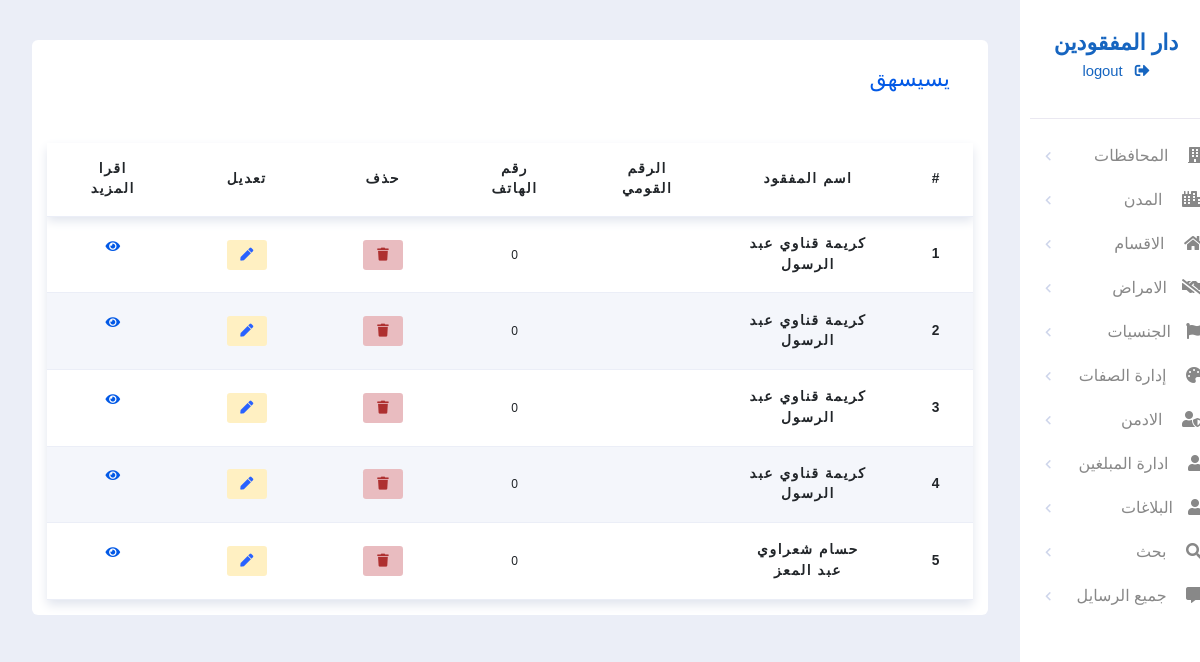
Page /admin/department_reprts.php?id=305 (signed in) on the committed database.
### tables this page shows
CREATE TABLE `missing_location` (
  `id` int(225) NOT NULL,
  `from_governorate` int(225) NOT NULL,
  `from_city` int(225) NOT NULL,
  `from_department` int(225) NOT NULL,
  `missing_code` int(225) NOT NULL,
  `to_governorate` int(225) NOT NULL,
  `to_city` int(225) NOT NULL,
  `to_department` int(225) NOT NULL,
  `created_at` timestamp NOT NULL DEFAULT current_timestamp() ON UPDATE current_timestamp()
);

CREATE TABLE `missing` (
  `id` int(225) NOT NULL,
  `SSN` int(225) DEFAULT NULL,
  `age` int(11) DEFAULT NULL,
  `phone` int(50) NOT NULL,
  `First_Name` varchar(255) NOT NULL,
  `Mid_Name` varchar(255) NOT NULL,
  `Last_Name` varchar(255) NOT NULL,
  `relationWithMisssing` int(255) NOT NULL,
  `gender` int(50) NOT NULL,
  `nationality_code` int(11) NOT NULL,
  `missing_date` date NOT NULL,
  `governorate_code` int(50) NOT NULL,
  `city_code` int(50) NOT NULL,
  `department_code` int(50) NOT NULL,
  `notes` text NOT NULL,
  `hair_color` int(11) NOT NULL,
  `skin_color` int(50) NOT NULL,
  `eye_color` int(50) NOT NULL,
  `disease_code` int(50) NOT NULL,
  `height` int(255) NOT NULL,
  `weight` int(255) NOT NULL,
  `created_at` timestamp NOT NULL DEFAULT current_timestamp() ON UPDATE current_timestamp(),
  `image` varchar(225) NOT NULL,
  `added_by_admin` int(50) DEFAULT NULL,
  `missingType` int(4) NOT NULL,
  `added_by_citizines` int(225) DEFAULT NULL
);

### admin/department_reprts.php (the view, shortened to what this page needs)
<?php
include('auth.php');
?>
<!DOCTYPE html>
<html lang="en">
<head>
    <link rel="stylesheet" href="assets/css/all.min.css">
    <link rel="stylesheet" href="assets/css/owl.carousel.min.css">
    <link rel="stylesheet" href="assets/css/bootstrap.min.css">
    <link rel="stylesheet" href="assets/css/dashboard.css">
    <link rel="stylesheet" href="assets/css/main.css">
    <link rel="stylesheet" href="assets/css/template.css">
    <link rel="stylesheet" href="assets/css/missing.css">
    <link rel="stylesheet" href="assets/css/table.css">
</head>
<body>
    <div class="view">
        <div class="row">
            <div class="col-lg-2">
            <?php
                if ($_SESSION['admin_dapartment_status']==1) {
                    include('template/side_bar_police.php');
                }
                elseif($_SESSION['admin_dapartment_status']==2)
                {
                    include('template/side_bar_hospital.php');
                }
                else{
                    include('template/side_bar_shelter.php');
                }
                            ?>
            </div>
            <div class="col-lg-10">
                <div class="side-right">
                    <?php
                    if (isset($_GET["id"])) {
                        $missing_departmnt_id =  $_GET['id'];
                        $sel = $con->prepare("SELECT missing_location.* , missing.First_Name AS 'FIRST_NAME' , missing.Mid_Name AS 'Mid_Name',missing.Last_Name AS 'Last_Name',missing.SSN AS 'SSN',missing.phone  AS 'phone' FROM missing_location
                        INNER JOIN missing ON missing_location.missing_code = missing.id WHERE to_department=:department_code ");
                        $sel->bindparam('department_code', $missing_departmnt_id);
                        $sel->execute();
                        $fets = $sel->fetchAll();
                    }
                    ?>
                    <div class="content-template">
                        <div class="upper-template">
                            <div class="template-title">
                                <h2 class="h1">يسيسهق </h2>
                            </div>
                        </div>
                        <br>
                        <div class="table-template">
                            <table>
                                <thead>
                                    <tr>
                                        <th scope="col">#</th>
                                        <th scope="col"> اسم المفقود </th>
                                        <th scope="col">الرقم القومي</th>
                                        <th scope="col">رقم الهاتف</th>
                                        <th scope="col"> حذف</th>
                                        <th scope="col">تعديل</th>
                                        <th scope="col">اقرا المزيد</th>
                                    </tr>
                                </thead>
                                <tbody>
                                    <?php
                                    $i = 0;
                                    foreach ($fets as $fet) {
                                        $i++;
                                    ?>
                                        <tr>
                                            <th scope="row"> <?php echo $i ?> </th>
                                            <th> <?php echo $fet["FIRST_NAME"] ?> <?php echo $fet["Mid_Name"] ?> <?php echo $fet["Last_Name"] ?> </th>
                                            <td> <?php echo $fet["SSN"] ?> </td>
                                            <td> <?php echo $fet["phone"] ?> </td>
                                            <td>
                                                <p class="status status-unpaid">
                                                    <i class="fas fa-trash" onclick="delete_missing(<?php echo $fet['id'] ?>)"></i>
                                                </p>
                                            </td>
                                            <td>
                                                <p class="status status-pending">
                                                    <a href="EditMissing.php?id=<?php echo $fet['id'] ?>"> <i class="fas fa-pen"></i> </a>
                                                </p>
                                            </td>
                                            <td>
                                                <p>
                                                    <a href="missingdetailes.php?comment_code=<?php echo $fet['id'] ?>"> <i class="fas fa-eye blue"></i> </a>
                                                </p>
                                            </td>
                                        </tr>
                                    <?php
                                    }
                                    ?>
                                </tbody>
                            </table>
                        </div>
                    </div>
                </div>
            </div>
        </div>
</body>
</html>

### admin/assets/css/dashboard.css (style rules this page uses)
:root { --col-main :#1665C0; --col-main-dark :#43a5f5; --col-black : #222; --col-black-l : #666; --col-border: #E5E5E5; --col-gray-d : #9E9E9E; --col-border-d: #707070; --col-bg : #F7F7FA; --col-body-color:rgb(235, 238, 247); }
* { margin: 0; padding: 0; box-sizing: border-box; }
body { font-family: 'Inter', sans-serif; background-color: var(--col-body-color); font-size: .925rem; direction: rtl; }

### admin/assets/css/main.css (style rules this page uses)
:root { --main-color:#0259e6; --second-color:#4c5258; }
* { box-sizing: border-box; }
body { font-family: 'Lato', sans-serif; font-family: 'Roboto', sans-serif; direction: rtl; }

### admin/assets/css/template.css (style rules this page uses)
body { overflow-x: hidden; direction: rtl; font-family: 'Tajawal', sans-serif }
:root { --col-main :#1665C0; --col-main-dark :#43a5f5; --col-black : #222; --col-black-l : #666; --col-border: #E5E5E5; --col-gray-d : #9E9E9E; --col-border-d: #707070; --col-bg : #F7F7FA; --col-body-color:rgb(235, 238, 247); }
.view .side-right { background-color: var(--col-body-color); padding: 20px; }
.view .content-template { background: white; padding: 15px; border-radius: 6px; margin-top: 20px; }
.view .content-template .upper-template { display: flex; padding-right: 23px; margin-bottom: 20px; padding-top: 11px; justify-content: space-between; }
.view .content-template .upper-template .template-title { flex: 1; }
.view .content-template .upper-template .template-title h2 { color: var(--main-color); font-size: 22px; }
.view .content-template .table-template .blue { color: var(--main-color); }
.view .content-template .table-template td i { font-size: 13px; margin-right: 5px; margin-left: 5px; }
a { text-decoration: none; }
tr { border-bottom: 1px solid var(--col-body-color) !important; }

### admin/assets/css/missing.css (style rules this page uses)
:root { --col-main :#1665C0; --col-main-dark :#43a5f5; --col-black : #222; --col-black-l : #666; --col-border: #E5E5E5; --col-gray-d : #9E9E9E; --col-border-d: #707070; --col-bg : #F7F7FA; --col-active:rgb(0, 224, 0); --col-not-active:rgb(252, 67, 21); }

### admin/assets/css/table.css (style rules this page uses)
table { border-collapse: collapse; box-shadow: 0 5px 10px #e1e5ee; background-color: white; text-align: center; overflow: hidden; width: 100%; }
table thead { box-shadow: 0 5px 10px #e1e5ee; }
table th { padding: 1rem 2rem; letter-spacing: 0.10rem; font-size: .86rem; font-weight: 900; }
table td { padding: 1.3rem 3rem; border-bottom: 1px dashed rgb(138, 135, 135); font-size: 12px; }
table a { text-decoration: none; color: #2962ff; }
table .status { border-radius: 0.2rem; background-color: red; text-align: center; padding: 6px 0px; width: 40px; margin: auto; }
table .status-pending { background-color: #fff0c2; color: #a68b00; }
table .status-unpaid { background-color: #e9bcc0; color: #ae3030; }
table tr:nth-child(even) { background-color: #f4f6fb; }

### rows in the picture
missing_location: missing_code.First_Name "كريمة", missing_code.Mid_Name "قناوي", missing_code.Last_Name "عبد الرسول"
missing_location: missing_code.First_Name "كريمة", missing_code.Mid_Name "قناوي", missing_code.Last_Name "عبد الرسول"
missing_location: missing_code.First_Name "كريمة", missing_code.Mid_Name "قناوي", missing_code.Last_Name "عبد الرسول"
missing_location: missing_code.First_Name "كريمة", missing_code.Mid_Name "قناوي", missing_code.Last_Name "عبد الرسول"
missing_location: missing_code.First_Name "حسام", missing_code.Mid_Name "شعراوي", missing_code.Last_Name "عبد المعز"
